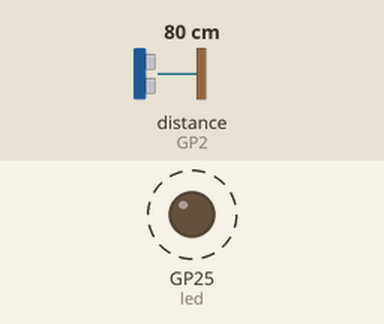
This program was run on a simulated Raspberry Pi Pico running MicroPython. On the bench: output pins drawn as LEDs (lit = HIGH). Dashed ring = blinking. Inputs (shaded band) come from the test bench; at power-on: distance to the obstacle (sensor on GP2) 80 cm. The echo pulse lasts 58.3 µs per cm; the clock reads 2024-03-15 10:24:30 at power-on unless the program sets it; files the program writes start out absent; pins used as bus, display or sensor lines are not drawn; what the program prints to the serial console is not drawn.

Above: at 0.2 s.
Timing chart, 0 to 3.0 s (numbered marks = the images above):
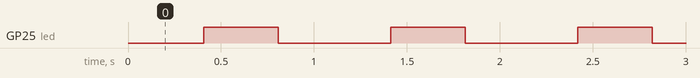

Measured:
- by itself, GP25 (led): alternates HIGH for 0.40 s and LOW for 0.61 s

The program:

ultra_fileprocessing.py
```python
from machine import Pin, Timer
import utime

trigger = Pin(3, Pin.OUT)
echo = Pin(2, Pin.IN)
led = Pin(25, Pin.OUT)
timer = Timer()

file = open("temps.txt", "w")

def blink(timer):
    led.toggle()

def fileprocessing(distance):
    timestamp = utime.localtime()
    file.write(str(timestamp)+ " || " + str(distance) + str("cm") + "\n")
    file.flush()

def ultra():
   trigger.low()
   utime.sleep_us(2)
   trigger.high()
   utime.sleep_us(5)
   trigger.low()
   while echo.value() == 0:
       signaloff = utime.ticks_us()
   while echo.value() == 1:
       signalon = utime.ticks_us()
   timepassed = signalon - signaloff
   distance = (timepassed * 0.0343) / 2
   fileprocessing(distance)
   print("The distance from object is ",distance,"cm")


while True:
   ultra()
   timer.init(freq=2.5, mode=Timer.PERIODIC, callback=blink)
   utime.sleep(1)
```
